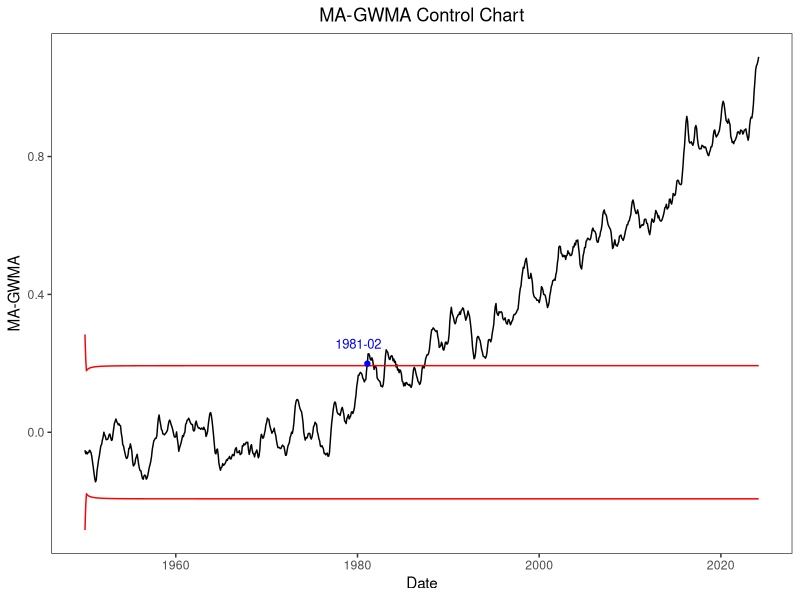

Here is the R script that generated this plot:
library(readr)
library(ggplot2)

# Load data
Global <- read_csv("Global.csv")
Global <- Global[841:nrow(Global),]

month_map <- c("Jan" = 1, "Feb" = 2, "Mar" = 3, "Apr" = 4, "May" = 5, "Jun" = 6, 
               "Jul" = 7, "Aug" = 8, "Sep" = 9, "Oct" = 10, "Nov" = 11, "Dec" = 12)

Global$Month <- month_map[Global$Month]
Global$Date <- as.Date(paste(Global$Year, Global$Month, "1", sep = "-"))

x = Global$value
mu = 0
sigma = sd(x)
n = length(x)

# set parameter
q = 0.8
alpha = 0.5
window = 3
L = 3.826

# calculate weight of GWMA
wt = vj = c()
for(i in 1:n){ wt[i] = q^((i-1)^alpha)-q^(i^alpha) }
for(j in 1:n){
  if(j >= window){
    vj[j] = sum(wt[1:j]*wt[1:j])*(sigma^2) / window
  }
  else{
    vj[j] = sum(wt[1:j]*wt[1:j])*(sigma^2) / j 
  }
}

# compute statistic of MA-GWMA , UCL and LCL
ma_gwma = ucl = lcl = y = c()
for(j in 1:n){
  zsum = sum(wt[1:j]*x[j:1]) + mu*(q^(j^alpha))
  y = c(y, zsum)
  if(j < window){
    ma = mean(y[1:j])
  }
  else{
    ma = mean(y[(j-window+1):j])
  }
  ma_gwma[j]=ma
  ucl[j]=mu+L*sqrt(vj[j])
  lcl[j]=mu-L*sqrt(vj[j])
}

# Find the first index that exceeds the control limit
exceed_indices <- which(ma_gwma > ucl)[1]

ma_gwma_df <- data.frame(Date = Global$Date, MA_GWMA=ma_gwma, UCL = ucl, LCL = lcl)

# plot result
ggplot(ma_gwma_df, aes(x = Date)) +
  geom_line(aes(y = MA_GWMA), color = "black") +
  geom_line(aes(y = UCL), color = "red", linetype = "solid") +
  geom_line(aes(y = LCL), color = "red", linetype = "solid") +
  labs(x = "Date", y = "MA-GWMA", title = "MA-GWMA Control Chart") +
  theme_bw() + 
  theme(panel.grid=element_blank())+
  theme(plot.title = element_text(hjust = 0.5))+
  geom_text(data = ma_gwma_df[exceed_indices, ], aes(x = Date, y = MA_GWMA, label = format(Date, "%Y-%m")), vjust = -1.5,hjust=0.7, color = "blue",size=3.3)+
  geom_point(data = ma_gwma_df[exceed_indices, ], aes(x = Date, y = MA_GWMA), color = "blue", size = 1.5)
